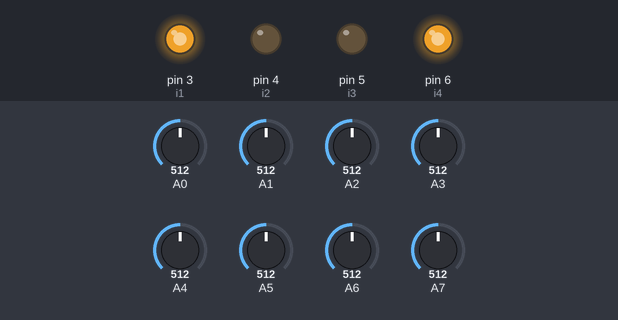
The sketch below on a simulated Arduino Uno, built with avr-gcc and run on an emulated ATmega328P. On the bench: output pins drawn as LEDs (lit = HIGH). The inputs (shaded band) are chosen by the test bench; at power-on: A0 = 512, A7 = 512, A5 = 512, A1 = 512, A2 = 512, A3 = 512, A4 = 512, A6 = 512.

Above: at 12.4 s.
12.5 s: A0 set to 703
At 12.74 s:
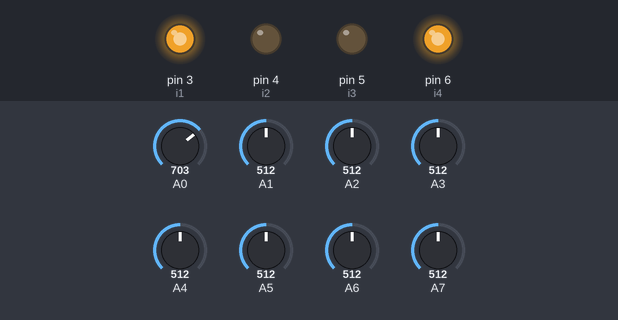
15.5 s: A0 set to 735
17.0 s: A7 set to 691
18.5 s: A7 set to 718
At 19.4 s:
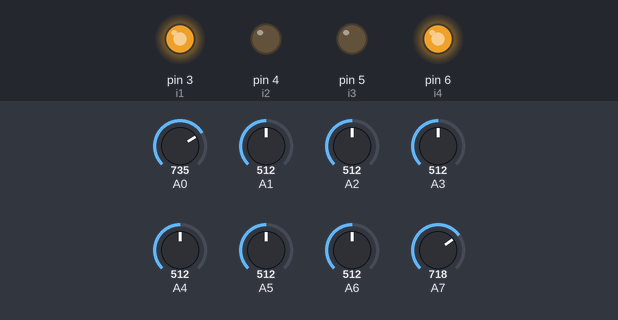
21.1 s: A5 set to 607
At 21.9 s:
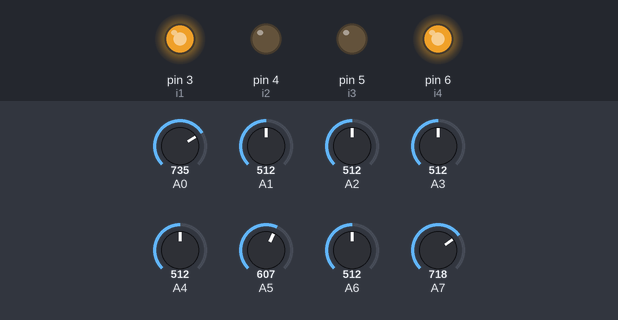
22.6 s: A5 set to 626
At 23.0 s:
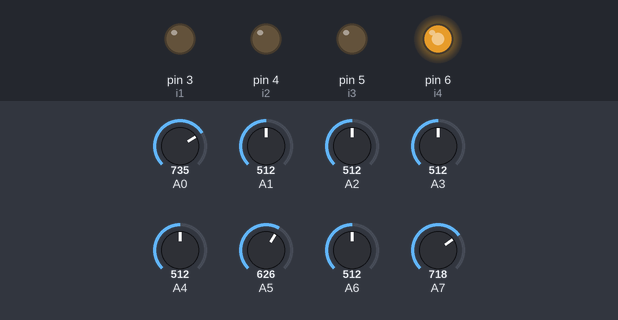
Timing chart, 0 to 25.1 s (numbered marks = the images above; inputs shaded):
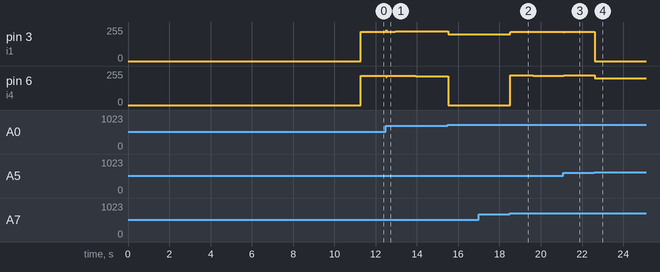

The sketch:

Line_imitator.ino
```cpp
 #include <QTRSensors.h>
#define i1 3//left motorclockwise
#define i2 4//left anti
#define i3 5//right anti
#define i4 6//rightmotorclockwise
#define MIDDLE_SENSOR 3
#define NUM_SENSORS  8     // number of sensors used
#define TIMEOUT       4  // waits for 2500 us for sensor outputs to go low
#define EMITTER_PIN   8
#define turnspeed 100
#define kp 0.01
#define kd 0.06
#define ki 0.0001
int M1= 220;
int M2= 220;
int motorspeed=0;
int lasterror;
int intergral=0;
int left_speed=0;
int right_speed=0;
unsigned int position=0;

QTRSensorsAnalog qtrrc((unsigned char[]) {0,1,2,3,4,5,6,7} ,NUM_SENSORS, TIMEOUT, EMITTER_PIN);
unsigned int sensors[NUM_SENSORS];
void manual_calibration() {

  int i;
  for (i = 0; i < 250; i++)  // the calibration will take a few seconds
  {
    qtrrc.calibrate();
    delay(20);
  }}
void setup() {
  // put your setup code here, to run once:
  pinMode(i1,OUTPUT);
    pinMode(i2,OUTPUT);
      pinMode(i3,OUTPUT);
        pinMode(i4,OUTPUT);   manual_calibration();
}void line_follow()
  {
qtrrc.read(sensors);
position=qtrrc.readLine(sensors);
int  error=position-3500;
 position=qtrrc.readLine(sensors);
intergral+=error;
motorspeed=(kp*error)+(error-lasterror)*kd+intergral*ki;
lasterror=error;

 left_speed=M2-motorspeed;
 right_speed=M1+motorspeed;

if(left_speed<0)
{left_speed=0;
}

if(right_speed>255)
{
  right_speed=255;
 }
analogWrite(i1,left_speed);
analogWrite(i4,right_speed);}

void loop() {
  qtrrc.read(sensors);
  while(1)
  {qtrrc.read(sensors);
 line_follow();
 if(sensors[3]<400&&sensors[4]<400&&sensors[0]<400&&sensors[7]<400)
 break;
 if(sensors[7]>700||sensors[0]>700)
 break;
 }
   position = qtrrc.readLine(sensors);
int  error = position - 3500;
if(error>20)
{analogWrite(i4,200);
analogWrite(i1,0);//turn left
}
if(error<(-20))
{
 analogWrite(i4,0);
analogWrite(i1,200);//turn right
}}
```

Measured:
- the behaviour switches between 616 and 617 on A5 (found by bisection; images 3 and 4)
- after the input at 12.5 s, pin 3 (i1): 220/255 → 221/255 at once, → 222/255 0.43 s later, → 223/255 1.0 s later, → 224/255 0.99 s later; pin 6 (i4): 220/255 → 219/255 at once, → 218/255 0.43 s later, → 217/255 1.0 s later, → 216/255 0.99 s later
- after the input at 18.5 s, pin 3 (i1): 200/255 → 218/255 at once, → 219/255 1.1 s later; pin 6 (i4): 0/255 → 222/255 at once, → 221/255 1.1 s later
- after the input at 21.1 s, pin 3 (i1): 219/255 → 218/255 at once; pin 6 (i4): 221/255 → 222/255 at once
- after the input at 22.6 s, pin 3 (i1): 218/255 → 0/255 at once; pin 6 (i4): 222/255 → 200/255 at once
